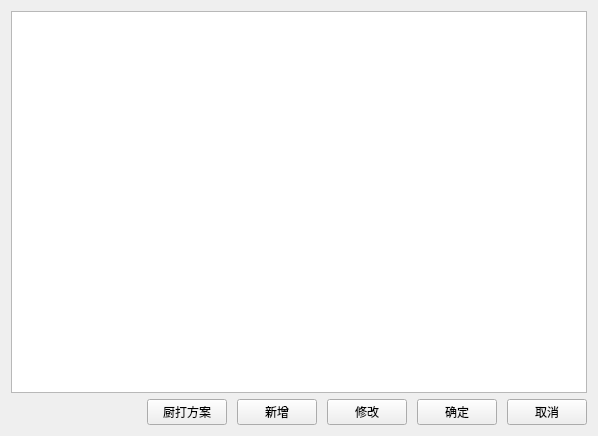
<?xml version="1.0" encoding="UTF-8"?>
<ui version="4.0">
 <class>linshi_cook</class>
 <widget class="QDialog" name="linshi_cook">
  <property name="geometry">
   <rect>
    <x>0</x>
    <y>0</y>
    <width>598</width>
    <height>436</height>
   </rect>
  </property>
  <property name="windowTitle">
   <string>Dialog</string>
  </property>
  <property name="outer_stylesheet" stdset="0">
   <string>frame_detail_show</string>
  </property>
  <layout class="QVBoxLayout" name="verticalLayout_2">
   <item>
    <widget class="QFrame" name="verticalFrame">
     <property name="outer_stylesheet" stdset="0">
      <string>frame_detail_show</string>
     </property>
     <layout class="QVBoxLayout" name="verticalLayout">
      <property name="spacing">
       <number>0</number>
      </property>
      <property name="leftMargin">
       <number>0</number>
      </property>
      <property name="topMargin">
       <number>0</number>
      </property>
      <property name="rightMargin">
       <number>0</number>
      </property>
      <property name="bottomMargin">
       <number>0</number>
      </property>
      <item>
       <widget class="ftableview" name="tableView"/>
      </item>
     </layout>
    </widget>
   </item>
   <item>
    <layout class="QHBoxLayout" name="horizontalLayout">
     <property name="spacing">
      <number>10</number>
     </property>
     <item>
      <spacer name="horizontalSpacer">
       <property name="orientation">
        <enum>Qt::Horizontal</enum>
       </property>
       <property name="sizeHint" stdset="0">
        <size>
         <width>40</width>
         <height>20</height>
        </size>
       </property>
      </spacer>
     </item>
     <item>
      <widget class="lds_toolbar_button" name="pushButton_kitchen_plan">
       <property name="focusPolicy">
        <enum>Qt::NoFocus</enum>
       </property>
       <property name="text">
        <string>厨打方案</string>
       </property>
       <property name="outer_stylesheet" stdset="0">
        <string>pushbutton</string>
       </property>
      </widget>
     </item>
     <item>
      <widget class="lds_toolbar_button" name="pushButton_new">
       <property name="focusPolicy">
        <enum>Qt::NoFocus</enum>
       </property>
       <property name="text">
        <string>新增</string>
       </property>
       <property name="outer_stylesheet" stdset="0">
        <string>pushbutton</string>
       </property>
      </widget>
     </item>
     <item>
      <widget class="lds_toolbar_button" name="pushButton_change">
       <property name="focusPolicy">
        <enum>Qt::NoFocus</enum>
       </property>
       <property name="text">
        <string>修改</string>
       </property>
       <property name="outer_stylesheet" stdset="0">
        <string>pushbutton</string>
       </property>
      </widget>
     </item>
     <item>
      <widget class="lds_toolbar_button" name="pushButton_ok">
       <property name="focusPolicy">
        <enum>Qt::NoFocus</enum>
       </property>
       <property name="text">
        <string>确定</string>
       </property>
       <property name="outer_stylesheet" stdset="0">
        <string>pushbutton</string>
       </property>
      </widget>
     </item>
     <item>
      <widget class="lds_toolbar_button" name="pushButton_cancel">
       <property name="focusPolicy">
        <enum>Qt::NoFocus</enum>
       </property>
       <property name="text">
        <string>取消</string>
       </property>
       <property name="outer_stylesheet" stdset="0">
        <string>pushbutton</string>
       </property>
      </widget>
     </item>
    </layout>
   </item>
  </layout>
 </widget>
 <customwidgets>
  <customwidget>
   <class>ftableview</class>
   <extends>QTableView</extends>
   <header>ftableview.h</header>
  </customwidget>
  <customwidget>
   <class>lds_toolbar_button</class>
   <extends>QPushButton</extends>
   <header>lds_toolbar_button.h</header>
  </customwidget>
 </customwidgets>
 <resources/>
 <connections/>
</ui>
